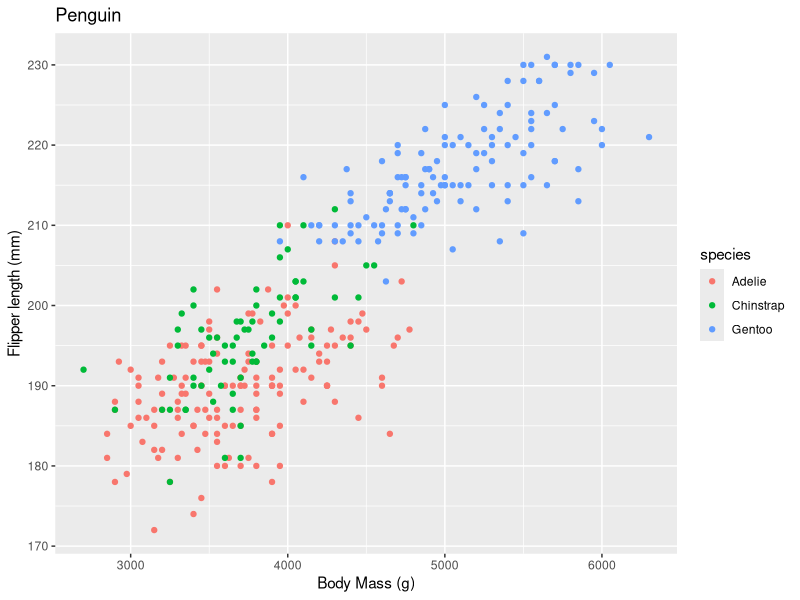
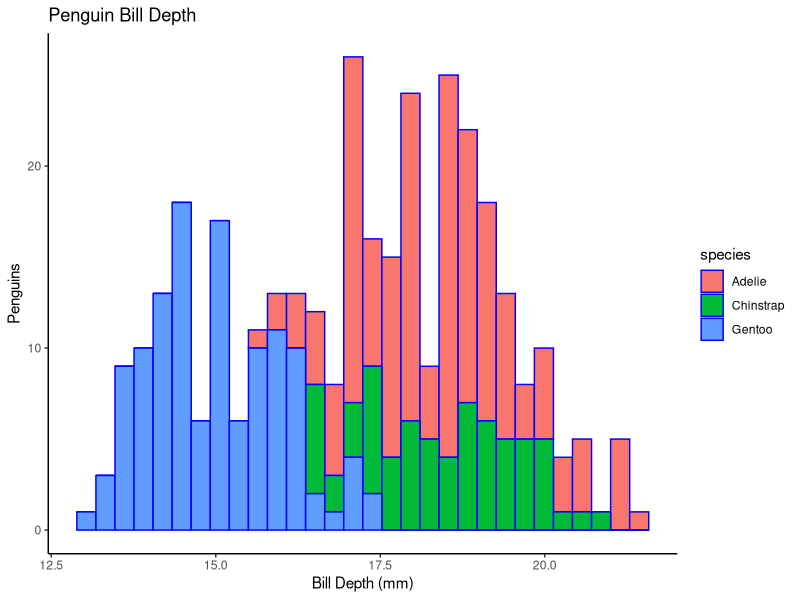
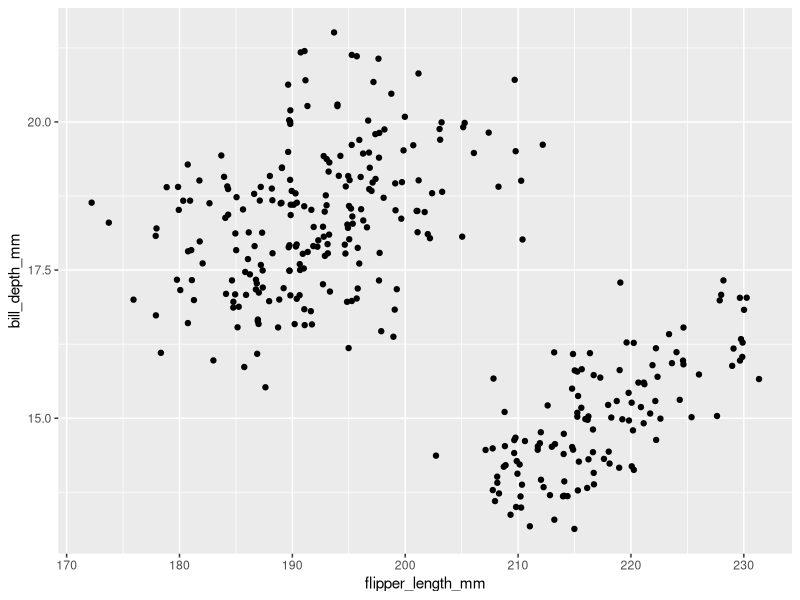
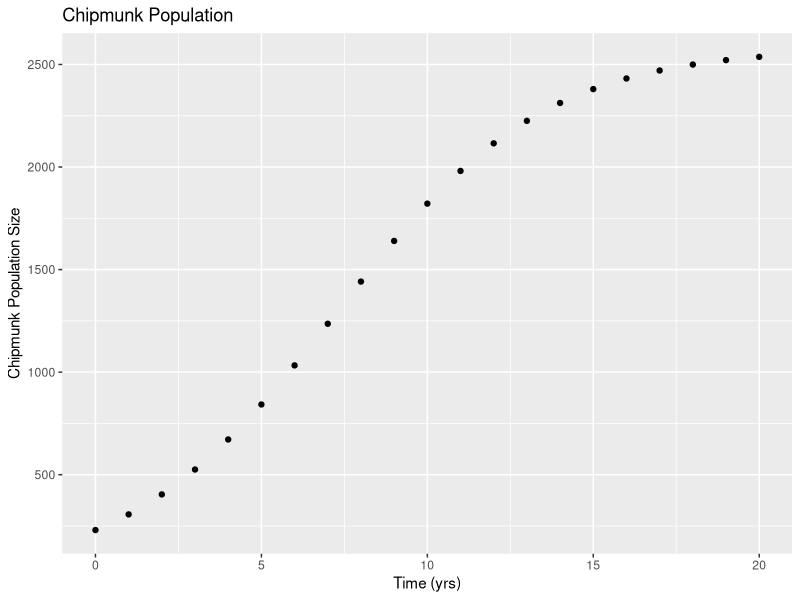
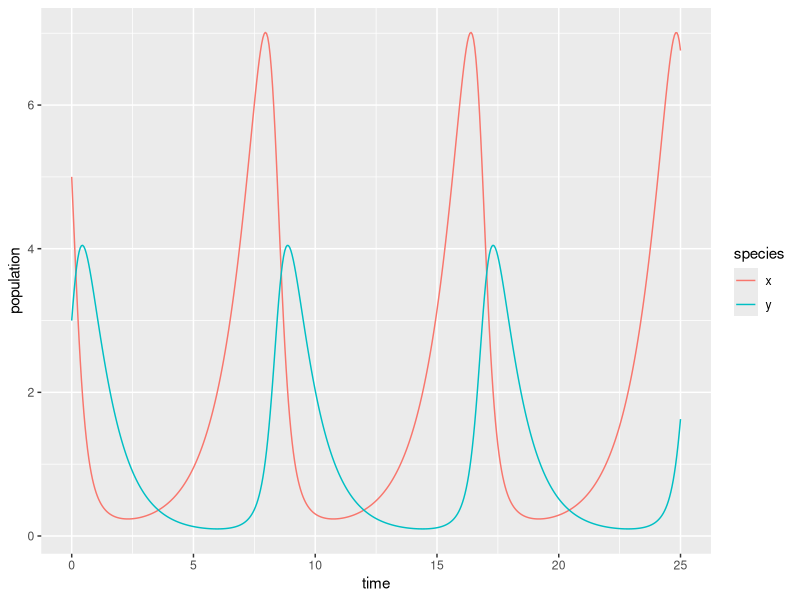

These figures' R source, in order:
## ---- chunk 1
knitr::opts_chunk$set(warning = FALSE, message = FALSE)
knitr::opts_chunk$set(echo = TRUE)

library(tidyverse)
library(palmerpenguins)
library(deSolve)
library(kableExtra)
## ---- chunk 2

#ggplot(data and mapping, anything to do with variables goes under aes) + type of plot
#Scatterplot
ggplot(data = penguins, mapping = aes(x = body_mass_g, y = flipper_length_mm)) + geom_point(aes(color = species)) + labs(title = "Penguin", y = "Flipper length (mm)", x = "Body Mass (g)") 
# Histogram
#remember only on varaible for a histogram
ggplot(data = penguins, mapping = aes(x = bill_depth_mm)) + geom_histogram(color = "blue", aes(fill = species)) + labs(title = "Penguin Bill Depth", x = "Bill Depth (mm)", y = "Penguins") + theme_classic()


## ---- chunk 3
ggplot(data = penguins, aes(x = flipper_length_mm, y= bill_depth_mm))+ geom_jitter()

## ---- chunk 4
#first give the variables in the function, then define 
standard_weight <- function(a , b, L) {
  a * L^b }
  
#plug numbers into the function
great_barracuda <- standard_weight(a = 0.0181 , b = 3.27 , L = 60)
great_barracuda
## ---- chunk 5
#write this equation as a function r can use 
#reminder that to use e in r use exp()
pop_logistic <- function(carryingcap, init_pop, rate, time_yr) { carryingcap/ (1 + ((carryingcap - init_pop)/init_pop) * exp(- rate * time_yr))
  
}
#plug in given numbers to find exact population at a given time
pop_logistic(carryingcap = 2580, init_pop = 230, rate = 0.32, time_yr = 2.4)
# or create a sequence and show it over time
time_seq <- seq( from = 0, to = 20, by = 1)
#and then plug it in
chipmunk_pop <- pop_logistic(carryingcap = 2580, init_pop = 230, rate = 0.32, time_yr = time_seq)
#make this into a dataframe to graph
chip_dataframe <- data_frame(time_seq, chipmunk_pop)
#then graph
ggplot(data = chip_dataframe, aes(x = time_seq , y = chipmunk_pop)) + geom_point() + labs( title = "Chipmunk Population", x = "Time (yrs)", y = "Chipmunk Population Size")
## ---- chunk 6
# make a vector with possible fish lengths, use the seq function and from, to and by
barracuda_length <- seq(from = 0 , to = 200 , by = 1)
#estimate weights using this vector
#plugging in known values for a and b
barracuda_weight <- standard_weight( a = 0.0181, b = 3.27 , L = barracuda_length)
#make these two vectors into a dataframe 
barracuda_dataframe <- data.frame(x = barracuda_length , y = barracuda_weight)
## ---- chunk 7
#define the expression
func1 <- expression(5 * x ^ 2)
#take the derivative, define the variable which you are taking the derivative in respect to
my_deriv <- deriv(func1, "x")
my_deriv
#define x to solve for a specific number
#second number is the answer
x <- 1
eval(my_deriv)

## ---- chunk 8
func2 <- expression(2 * z ^ 3 -10.5 *z ^2 +4.1)
your_deriv <- D(func2, "z")
your_deriv
#find derivative over a sequence of values
z <- seq(from = 0, to = 5, by = 0.5)
eval(your_deriv)
## ---- chunk 9
# Create a sequence of times (days): 
time <- seq(0, 25, by = 0.05)

# Set some parameter values (these can change - keep it in mind):
parameters <- c(alpha = .85, beta = 0.8, delta = 0.5, gamma = 1)

# Set the initial condition (prey and predator populations at t = 0).
# Recall: x = prey, y = predator
init_cond <- c(x = 5, y = 3)

# Prepare the series of differential equations as a function: 
lk_equations <- function(time, init_cond, parameters) {
  with(as.list(c(init_cond, parameters)), {
    dxdt = alpha * x - beta * x * y
    dydt = delta * x * y - gamma * y
    return(list(c(dxdt, dydt)))
  })
}

# Find the approximate the solution using `deSolve::ode()`:
approx_lk <- ode(y = init_cond, times = time, func = lk_equations, parms = parameters)

# Check the class: 
class(approx_lk)

# We really want this to be a data frame, and we want both prey (x) and predator (y) to be in the same column -- we'll learn why in EDS 221 (tidy data)
approx_lk_df <- data.frame(approx_lk) %>% 
  pivot_longer(cols = c(x,y), names_to = "species", values_to = "population")

# Plot it! 
ggplot(data = approx_lk_df, aes(x = time, y = population)) +
  geom_line(aes(color = species))



## ---- chunk 10
marmots <- c("blue", "green", 4, "yellow")

#Check the class

class(marmots)

pika <- c(12.4, 6.8, 2.9, 8.8, 8.5)

class(pika)
#scalar multiplier

scalar_pika <- 5.2 * pika

scalar_pika
#you can also add or subtract vectors ( as long as they are the same length)
ferret <- c(1, 12, 18, 2, 8)

pika - ferret

## ---- chunk 11
pika %*% ferret
## ---- chunk 12
my_values <- seq(from = 1, to = 10, length =200)
# this will fill the data into a matrix in order going by row
my_matrix <- matrix(data = my_values, nrow = 2, ncol = 5, byrow = TRUE)

5 * my_matrix

class(my_matrix)
